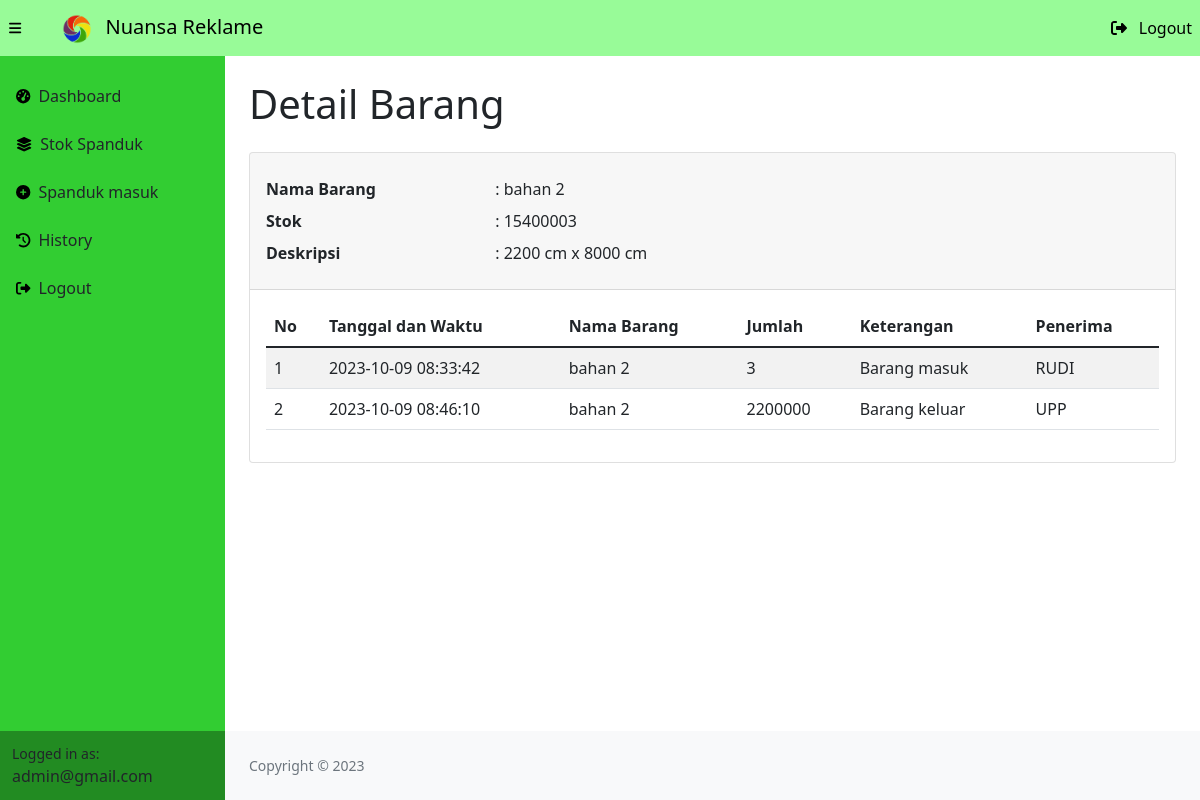
The page /detail_barang.php?id=26 (signed in) on the database its author committed.
### tables this page shows
CREATE TABLE `stock` (
  `idbarang` int(11) NOT NULL,
  `namabarang` varchar(25) NOT NULL,
  `deskripsi` varchar(25) NOT NULL,
  `stock` int(11) NOT NULL,
  `status` enum('belum_terverifikasi','terverifikasi') NOT NULL DEFAULT 'belum_terverifikasi'
);

CREATE TABLE `masuk` (
  `idmasuk` int(11) NOT NULL,
  `idbarang` int(11) NOT NULL,
  `tanggal` timestamp NOT NULL DEFAULT current_timestamp(),
  `qty` int(11) NOT NULL,
  `penerima` varchar(25) NOT NULL
);

CREATE TABLE `keluar` (
  `idkeluar` int(11) NOT NULL,
  `idbarang` int(11) NOT NULL,
  `tanggal` timestamp NOT NULL DEFAULT current_timestamp(),
  `qty` int(11) NOT NULL,
  `penerima` varchar(25) NOT NULL,
  `status` enum('belum_terverifikasi','terverifikasi') NOT NULL DEFAULT 'belum_terverifikasi'
);

### detail_barang.php (the view, shortened to what this page needs)
<?php
require 'config/db_connect.php';
$id = $_GET['id'];
$sql_detail = "SELECT * FROM stock WHERE idbarang='$id'";
$result_detail = mysqli_query($conn, $sql_detail);
$data_detail = mysqli_fetch_array($result_detail);
$sql_detail_masuk = "SELECT * FROM masuk, stock WHERE masuk.idbarang=stock.idbarang AND stock.idbarang='$id'";
$result_detail_masuk = mysqli_query($conn, $sql_detail_masuk);
$data_detail_masuk = mysqli_fetch_all($result_detail_masuk, MYSQLI_ASSOC);
$sql_detail_keluar = "SELECT * FROM keluar, stock WHERE keluar.idbarang=stock.idbarang AND stock.idbarang='$id'";
$result_detail_keluar = mysqli_query($conn, $sql_detail_keluar);
$data_detail_keluar = mysqli_fetch_all($result_detail_keluar, MYSQLI_ASSOC);
?>
<!DOCTYPE html>
<html lang="en">
    <head>
        <link href="css/styles.css" rel="stylesheet" />
    </head>
    <body class="sb-nav-fixed">
        <?php require 'templates/topnavigation.php'; ?>
        <div id="layoutSidenav">
            <?php require 'templates/sidenavigation.php'; ?>
            <div id="layoutSidenav_content">
                <main>
                    <div class="container-fluid px-4">
                        <h1 class="my-4">Detail Barang</h1>
                        <div class="card mb-4">
                            <div class="card-header py-3">
                                <div class="row my-2">
                                    <p class="col col-md-3 fw-bold m-0">Nama Barang</p>
                                    <p class="col col-md-9 m-0">: <?php echo $data_detail['namabarang'] ?></p>
                                </div>
                                <div class="row my-2">
                                    <p class="col col-md-3 fw-bold m-0">Stok</p>
                                    <p class="col col-md-9 m-0">: <?php echo $data_detail['stock'] ?></p>
                                </div>
                                <div class="row my-2">
                                    <p class="col col-md-3 fw-bold m-0">Deskripsi</p>
                                    <p class="col col-md-9 m-0">: <?php echo $data_detail['deskripsi'] ?></p>
                                </div>
                            </div>
                            <div class="card-body">
                                <table id="datatablesSimple" class="table table-striped">
                                    <thead>
                                        <tr>
                                            <th>No</th>
                                            <th>Tanggal dan Waktu</th>
                                            <th>Nama Barang</th>
                                            <th>Jumlah</th>
                                            <th>Keterangan</th>
                                            <th>Penerima</th>
                                        </tr>
                                    </thead>
                                    <tbody>
                                        <?php $i = 1; ?>
                                        <?php foreach($data_detail_masuk as $item_masuk): ?>
                                            <tr>
                                                <td><?php echo $i; ?></td>
                                                <td><?php echo $item_masuk['tanggal']; ?></td>
                                                <td><?php echo $item_masuk['namabarang']; ?></td>
                                                <td><?php echo $item_masuk['qty']; ?></td>
                                                <td>Barang masuk</td>
                                                <td><?php echo $item_masuk['penerima']; ?></td>
                                            </tr>
                                            <?php $i++; ?>
                                        <?php endforeach ?>
                                        <?php foreach($data_detail_keluar as $item_keluar): ?>
                                            <tr>
                                                <td><?php echo $i; ?></td>
                                                <td><?php echo $item_keluar['tanggal']; ?></td>
                                                <td><?php echo $item_keluar['namabarang']; ?></td>
                                                <td><?php echo $item_keluar['qty']; ?></td>
                                                <td>Barang keluar</td>
                                                <td><?php echo $item_keluar['penerima']; ?></td>
                                            </tr>
                                            <?php $i++; ?>
                                        <?php endforeach ?>
                                    </tbody>
                                </table>
                            </div>
                        </div>
                    </div>
                </main>
                <?php require 'templates/footer.php'; ?>
            </div>
        </div>
        <link href="https://cdn.jsdelivr.net/npm/simple-datatables@latest/dist/style.css" rel="stylesheet" type="text/css">
    </body>
</html>

### templates/topnavigation.php
<nav class="sb-topnav navbar navbar-expand-lg navbar-dark" style="background-color: #98FB98;">
<button class="btn btn-link btn-sm me-2" id="sidebarToggle">
    <i class="fas fa-bars" style="color: black;"></i>
</button>
    <a class="navbar-brand ms-2 ms-lg-4" href="index.php" style="color: black;">
        <img src="images/ico.png" alt="Nuansa Reklame Logo" class="me-2" width="30" height="30">
        Nuansa Reklame
    </a>
    <div class="collapse navbar-collapse" id="navbarNav">
        <ul class="navbar-nav ms-auto">
            <li class="nav-item">
                <a class="nav-link" href="logout.php" style="color: black;">
                    <i class="fas fa-sign-out-alt me-2" style="color: black;"></i>
                    Logout
                </a>
            </li>
        </ul>
    </div>
</nav>

### templates/sidenavigation.php
<div id="layoutSidenav_nav">
    <nav class="sb-sidenav accordion sb-sidenav-light" id="sidenavAccordion" style="background-color: #32CD32;">
        <div class="sb-sidenav-menu">
            <div class="nav mt-3">
                <a class="nav-link <?php echo strpos($_SERVER['REQUEST_URI'], 'dashboard') ? 'active' : ''; ?>" href="index.php">
                    <div class="sb-nav-link-icon"><i class="fas fa-tachometer-alt" style="color: black;"></i></div>
                    Dashboard
                </a>
                <a class="nav-link <?php echo strpos($_SERVER['REQUEST_URI'], 'home') ? 'active' : ''; ?>" href="home.php">
                    <div class="sb-nav-link-icon"><i class="fas fa-layer-group" style="color: black;"></i></div>
                    Stok Spanduk
                </a>
                <a class="nav-link <?php echo strpos($_SERVER['REQUEST_URI'], 'barang_masuk') ? 'active' : ''; ?>" href="barang_masuk.php">
                    <div class="sb-nav-link-icon"><i class="fas fa-plus-circle" style="color: black;"></i></div>
                    Spanduk masuk
                </a>
                <a class="nav-link <?php echo strpos($_SERVER['REQUEST_URI'], 'history') ? 'active' : ''; ?>" href="history.php">
                    <div class="sb-nav-link-icon"><i class="fas fa-history" style="color: black;"></i></div>
                    History
                </a>
                <a class="nav-link <?php echo strpos($_SERVER['REQUEST_URI'], 'logout') ? 'active' : ''; ?>" href="logout.php">
                    <div class="sb-nav-link-icon"><i class="fas fa-sign-out-alt" style="color: black;"></i></div>
                    Logout
                </a>
            </div>
        </div>
        <div class="sb-sidenav-footer" style="background-color: #228B22;">
            <div class="small">Logged in as:</div>
            <?php echo $_SESSION['email']; ?>
        </div>
    </nav>
</div>

### templates/footer.php
<footer class="py-4 bg-light mt-auto">
    <div class="container-fluid px-4">
        <div class="d-flex align-items-center justify-content-between small">
            <div class="text-muted">Copyright &copy; 2023</div>
        </div>
    </div>
</footer>

### rows shown on the page
stock: namabarang "bahan 2", stock "15400003", deskripsi "2200 cm x 8000 cm"
masuk: tanggal "2023-10-09 08:33:42", idbarang.namabarang "bahan 2", qty "3", penerima "RUDI"
keluar: tanggal "2023-10-09 08:46:10", idbarang.namabarang "bahan 2", qty "2200000", penerima "UPP"

### other values the page prints
$_SESSION['email'] "admin@gmail.com"
